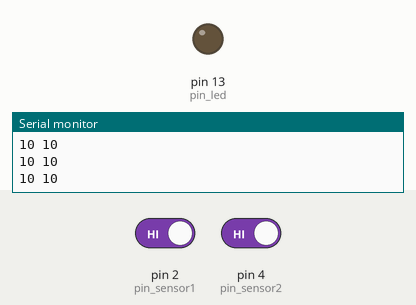
This sketch was run on a simulated Arduino Uno, built with avr-gcc and run on an emulated ATmega328P. On the bench: output pins drawn as LEDs (lit = HIGH), the last lines printed to the serial monitor. The test bench sets the inputs (shaded band); at power-on: pin 2 (pin_sensor1) HIGH, pin 4 (pin_sensor2) HIGH.

Above: at 1.2 s.
1.3 s: pin 2 (pin_sensor1) driven LOW and pin 4 (pin_sensor2) driven LOW
At 1.8 s:
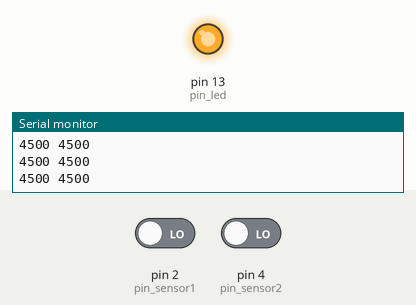
2.8 s: pin 2 (pin_sensor1) driven HIGH
At 3.8 s:
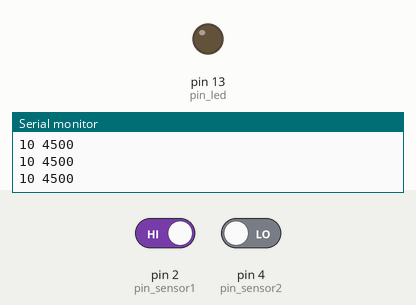
4.3 s: pin 2 (pin_sensor1) driven LOW
At 5.7 s:
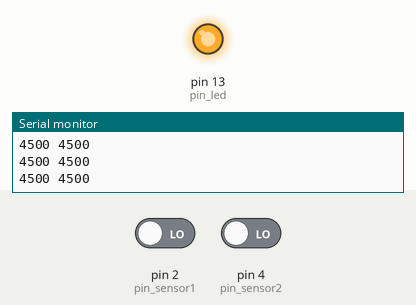
Timing chart, 0 to 7.3 s (numbered marks = the images above; inputs shaded):
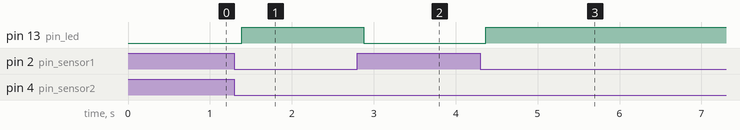

Measured:
- after the input at 1.3 s, pin 13 (pin_led): LOW → HIGH after 0.09 s
- after the input at 2.8 s, pin 13 (pin_led): HIGH → LOW after 0.08 s
- after the input at 4.3 s, pin 13 (pin_led): LOW → HIGH after 0.07 s

The sketch:

CapacitiveSensorExample2.ino
```cpp
#include <CapacitiveSensor.h>

/*
  CapacitiveSensorExample 1
  (C) 2015 Richel Bilderbeek

  aangepast van onderstaand:
*/
/*
 * CapitiveSense Library Demo Sketch
 * Paul Badger 2008
 * Uses a high value resistor e.g. 10M between send pin and receive pin
 * Resistor effects sensitivity, experiment with values, 50K - 50M. Larger resistor values yield larger sensor values.
 * Receive pin is the sensor pin - try different amounts of foil/metal on this pin
 */


/*
  2              3
  |  +--------+  |
  +--+ R      +--+
  |  +--------+
  |
  X

  2: Arduino pin 2, de sensor pin
  3: Arduino pin 3, de hulp pin
  R: weerstand van minstens 1 Mega-Ohm (bruin-zwart-groen-goud)
  Draad aanraken bij 'X', je kunt hier ook met folie werken

  4              5
  |  +--------+  |
  +--+ R      +--+
  |  +--------+
  |
  X

  4: Arduino pin 4, de sensor pin
  5: Arduino pin 5, de hulp pin
  R: weerstand van minstens 1 Mega-Ohm (bruin-zwart-groen-goud)
  Draad aanraken bij 'X', je kunt hier ook met folie werken

  Je kunt ook een LED aansluiten (maar er is ook een LEDje op de Arduino zelf):

 13              4 GND
  |    +--------+  |
  + +--+ R      +--+
  | |  +--------+
  | |
  +-+
  |L|
  +-+

  13: Arduino pin 13, de LED pin
  GND: Arduino pin GND, de Aarde (zit 3x op de Arduino Uno, elke is goed)
  L: LEDje, lange pin aan de kant van 13 (dit is de plus kant)
  R: weerstand van minsten 220 Ohm (rood-rood-bruin-goud), veiliger is 1 kilo-Ohm (bruin-zwart-rood-goud)

*/

const int pin_sensor1 = 2;
const int pin_hulp1   = 3;
const int pin_sensor2 = 4;
const int pin_hulp2   = 5;
const int pin_led    = 13;

CapacitiveSensor mijn_cap_sensor1 = CapacitiveSensor(pin_hulp1,pin_sensor1);
CapacitiveSensor mijn_cap_sensor2 = CapacitiveSensor(pin_hulp2,pin_sensor2);

void setup()
{
  pinMode(pin_led,OUTPUT);
  Serial.begin(9600);
}

void loop()
{
  //Hoe hoger 'samples', hoe nauwkeuriger de sensor meet
  const int samples = 30;

  //Meet de waarde van de sensor
  const int waarde1 = mijn_cap_sensor1.capacitiveSensor(samples);
  const int waarde2 = mijn_cap_sensor2.capacitiveSensor(samples);

  //Laat de waarde zien in de Serial Monitor
  Serial.print(waarde1);
  Serial.print(" ");
  Serial.println(waarde2);

  //De drempelwaarde bepaalt wanneer het programma denkt dat je de sensor aanraakt
  // - te laag: dan zal het programma vaker denken dat je de sensor aanraakt, terwijl je dat niet doet
  // - te hoog: dan zal het programma minder vaak denken dat je de sensor aanraakt, terwijl je dat wel doet
  const int drempelwaarde = 100;

  //Als je beide sensoren aanraakt, gaat het LEDje op pin 'pin_led' branden
  digitalWrite(pin_led,waarde1 >= drempelwaarde && waarde2 >= drempelwaarde ? HIGH : LOW);

  delay(100);
}
```
